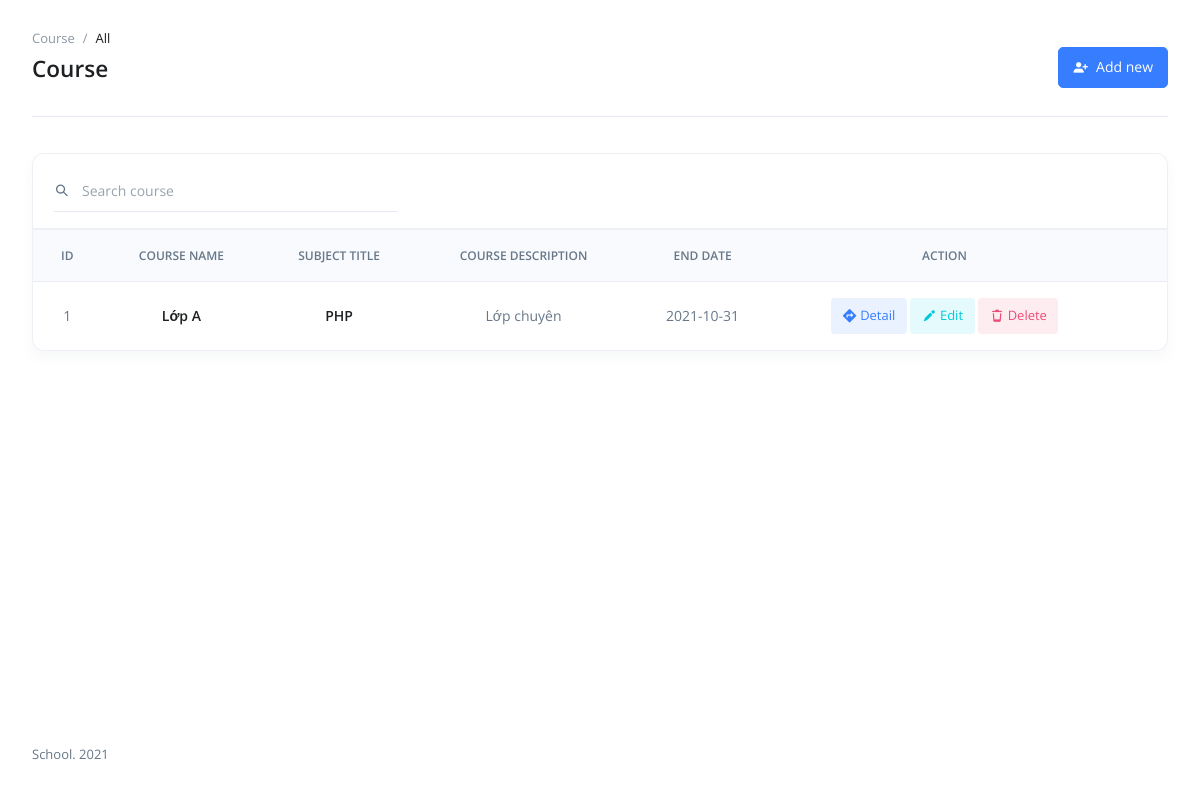
Page /index.php?controller=course&action=index (signed in) on the committed database.
### tables this page shows
CREATE TABLE `course` (
  `id` int(10) UNSIGNED NOT NULL,
  `course_categorys_id` varchar(250) DEFAULT NULL,
  `course_name` varchar(250) NOT NULL,
  `course_description` text NOT NULL,
  `end_date` date NOT NULL,
  `created_at` timestamp NULL DEFAULT current_timestamp(),
  `update_at` timestamp NULL DEFAULT current_timestamp() ON UPDATE current_timestamp()
);

CREATE TABLE `course_categorys` (
  `id` int(10) UNSIGNED NOT NULL,
  `category_name` varchar(250) NOT NULL,
  `category_description` text NOT NULL,
  `created_at` timestamp NULL DEFAULT current_timestamp(),
  `update_at` timestamp NULL DEFAULT current_timestamp() ON UPDATE current_timestamp()
);

### Controllers/CourseController.php (called while the page is built, shortened)
<?php
class CourseController
{
    public function index()
    {
        $courseModel = new CourseModel();
        if (isset($_GET['keyword'])) {
            $keyword = $_GET['keyword'];
            $course = $courseModel->fetchSearch($keyword);
        } else {
            $course = $courseModel->fetchAll();
        }
        include_once "Views/Course/index.php";
    }
}

### router.php (called while the page is built, shortened)
<?php
class Router {
    public function run() {
        $defaultAction = "index";
        $action = isset($_REQUEST["action"]) && ($_REQUEST["action"]) ? $_REQUEST["action"] : $defaultAction;
        $controllerObject = new $controller();
        $controllerObject->$action();
    }
}

### index.php (called while the page is built, shortened)
<?php
include_once "models/Database.php";
include_once "controllers/CourseController.php";
include_once "models/CourseModel.php";
include_once "router.php";
$router = new Router();
$router->run();

### Models/Database.php (called while the page is built, shortened)
<?php
    class Database
    {
        public $conn;
        public function __construct()
        {
            if (!$this->conn) {
                try {
                    $serverName = self::DATABASE_SERVER;
                    $databaseName = self::DATABASE_NAME;
                    $username = self::DATABASE_USER;
                    $password = self::DATABASE_PASSWORD;
                    $this->conn = new PDO("mysql:host=$serverName;dbname=$databaseName", $username, $password);
                    $this->conn->setAttribute(PDO::ATTR_ERRMODE, PDO::ERRMODE_EXCEPTION);
                } catch (PDOException $e) {
                    echo $e->getMessage();
                    exit();
                }
            }
        }
    }

### Models/CourseModel.php (called while the page is built, shortened)
<?php
class CourseModel extends Database
{
    protected $table = "course";
    public function fetchAll()
    {
        $sqlSelect = "SELECT $this->table.id, $this->table.course_categorys_id, $this->table.course_name, $this->table.course_description, $this->table.end_date,
                        course_categorys.category_name, course_categorys.category_description
                        FROM $this->table
                        INNER JOIN course_categorys ON $this->table.course_categorys_id = course_categorys.id
                        ORDER BY $this->table.id DESC";
        $stmt = $this->conn->prepare($sqlSelect);
        $stmt->execute();
        $users = $stmt->fetchAll();
        return $users;
    }
}

### Views/Course/index.php (the view, shortened to what this page needs)
<?php require_once __DIR__ . "/../Layout/header.php" ?>
<main id="content" role="main" class="main">
    <div class="content container-fluid">
        <div class="page-header">
            <div class="row align-items-end">
                <div class="col-sm mb-2 mb-sm-0">
                    <nav aria-label="breadcrumb">
                        <ol class="breadcrumb breadcrumb-no-gutter">
                            <li class="breadcrumb-item"><a class="breadcrumb-link" href="<?php echo SITE_URL ?>index.php?controller=course&action=index">Course</a></li>
                            <li class="breadcrumb-item active" aria-current="page">All</li>
                        </ol>
                    </nav>
                    <h1 class="page-header-title">Course</h1>
                </div>
                <?php if ($_SESSION['level'] == 1) : ?>
                    <div class="col-sm-auto">
                        <a class="btn btn-primary" href="<?php echo SITE_URL ?>index.php?controller=course&action=create">
                            <i class="tio-user-add mr-1"></i> Add new
                        </a>
                    </div>
                <?php endif; ?>
            </div>
        </div>
        <div class="card">
            <div class="card-header">
                <div class="row justify-content-between align-items-center flex-grow-1">
                    <div class="col-sm-6 col-md-4 mb-3 mb-sm-0">
                        <form action="" method="GET">
                            <div class="input-group input-group-merge input-group-flush">
                                <div class="input-group-prepend">
                                    <div class="input-group-text">
                                        <i class="tio-search"></i>
                                    </div>
                                </div>
                                <input type="text" class="form-control" placeholder="Search course" name="keyword">
                            </div>
                        </form>
                    </div>
                </div>
            </div>
            <div class="table-responsive datatable-custom">
                <table id="datatable" class="table table-lg table-borderless table-thead-bordered table-nowrap table-align-middle card-table">
                    <thead class="thead-light">
                        <tr class="text-center">
                            <th>ID</th>
                            <th>Course name</th>
                            <th>Subject title</th>
                            <th>Course description</th>
                            <th>End date</th>
                            <th>Action</th>
                            <th></th>
                        </tr>
                    </thead>
                    <tbody>
                        <?php
                        if (is_array($course) && !empty($course)) :
                            foreach ($course as $key => $value) :
                        ?>
                                <tr class="text-center">
                                    <td><?php echo $value->id ?></td>
                                    <td class="h5"><?php echo $value->course_name ?></td>
                                    <td class="h5"><?php echo $value->category_name ?></td>
                                    <td><?php echo $value->course_description ?></td>
                                    <td><?php echo $value->end_date ?></td>
                                    <td>
                                        <a class="btn btn-sm btn-soft-primary" href="<?php echo SITE_URL ?>index.php?controller=course&action=detail&id=<?php echo $value->id ?>">
                                            <i class="tio-direction"></i> Detail
                                        </a>
                                        <?php if ($_SESSION['level'] == 1) : ?>
                                            <a class="btn btn-sm btn-soft-info" href="<?php echo SITE_URL ?>index.php?controller=course&action=edit&id=<?php echo $value->id ?>">
                                                <i class="tio-edit"></i> Edit
                                            </a>
                                        <?php endif; ?>
                                        <?php if ($_SESSION['level'] == 1) : ?>
                                            <a class="btn btn-sm btn-soft-danger" href="<?php echo SITE_URL ?>index.php?controller=course&action=delete&id=<?php echo $value->id ?>">
                                                <i class="tio-delete-outlined"></i> Delete
                                            </a>
                                        <?php endif; ?>
                                    </td>
                                </tr>
                        <?php endforeach;
                        endif;  ?>
                    </tbody>
                </table>
            </div>
        </div>
    </div>
    <?php require_once __DIR__ . "/../Layout/footer.php" ?>

### rows in the picture
course: id "1", course_name "Lớp A", course_categorys.category_name "PHP", course_description "Lớp chuyên", end_date "2021-10-31"
